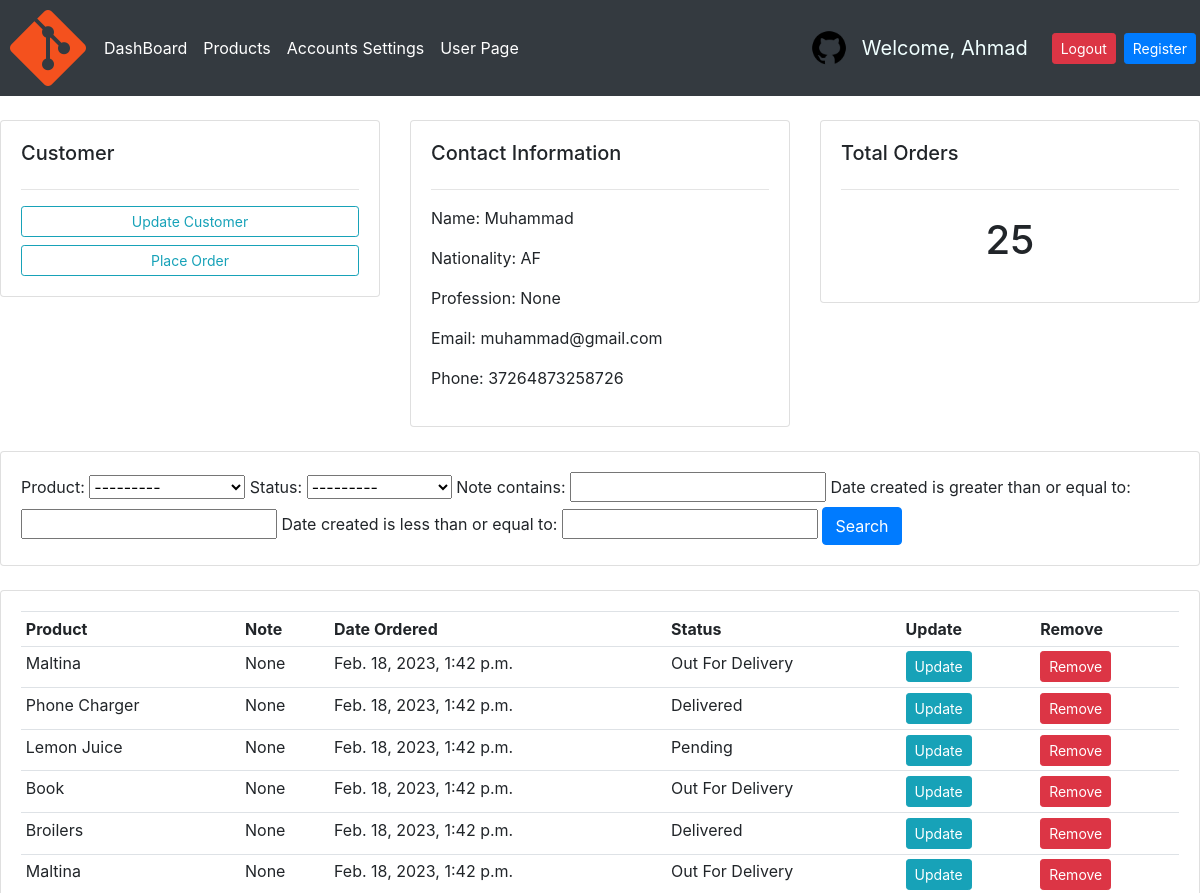
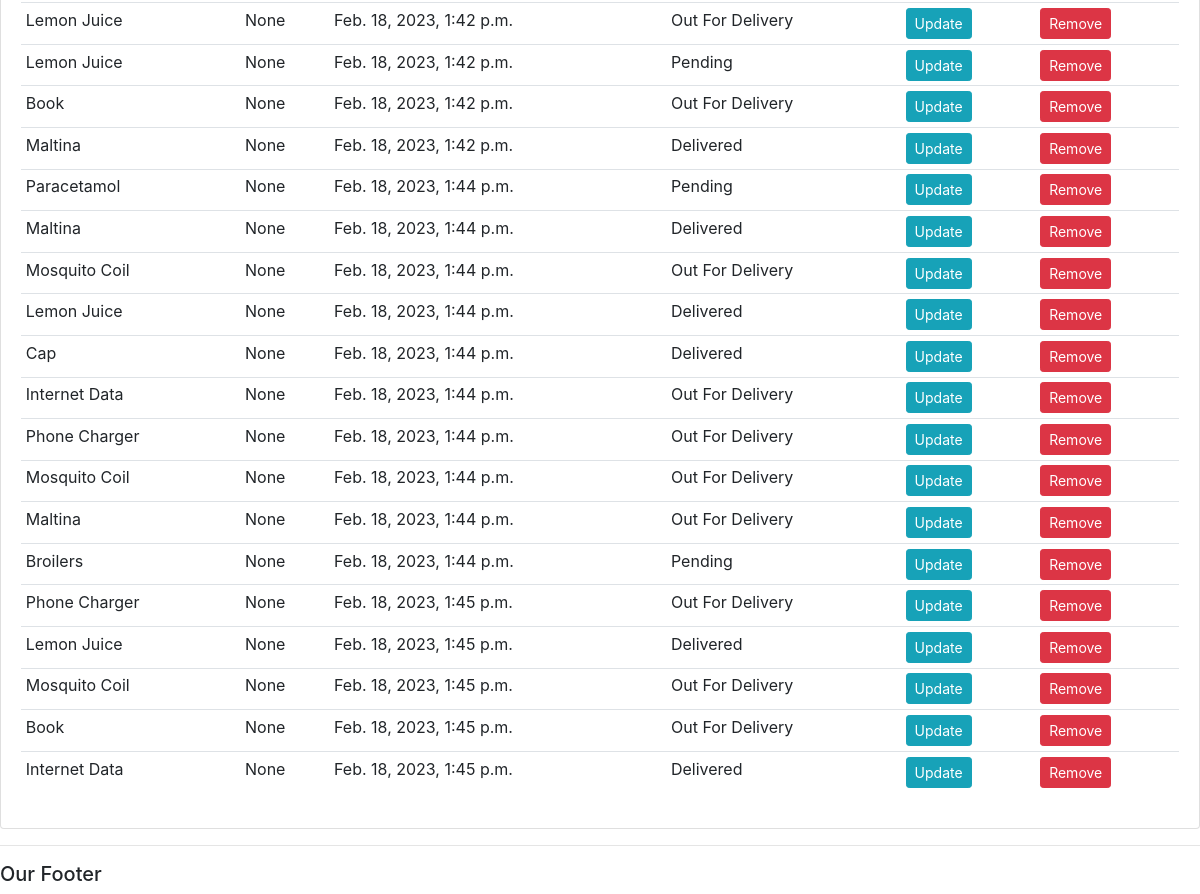
The app's page /customer/13 (signed in) with its own data (2 pictures, top to bottom).
### accounts/models.py (models this page shows, shortened)
class Customer(models.Model):
    user = models.OneToOneField(User, null=True, blank=True, on_delete=models.CASCADE)
    name = models.CharField(max_length=200, null=True)
    email = models.EmailField(max_length=200, null=True)
    phone = models.CharField(max_length=200, null=True)
    profile_pic = models.ImageField(default='github.png', null=True, blank=True)
    country = CountryField(blank_label='Select Country', null=True)
    profession = models.CharField(max_length=100, blank=True, null=True)
    date_created = models.DateTimeField(auto_now_add=True, null=True)

class Order(models.Model):
    STATUS = (
        ('Pending', 'Pending',),
        ('Out For Delivery', 'Out For Delivery'),
        ('Delivered', 'Delivered'),
    )
    customer = models.ForeignKey(Customer, null=True, on_delete=models.SET_NULL)
    product = models.ForeignKey(Product, null=True, on_delete=models.SET_NULL)
    date_created = models.DateTimeField(auto_now_add=True, null=True)
    status = models.CharField(max_length=200, null=True, choices=STATUS)
    note = models.CharField(max_length=1000, null=True)

class Product(models.Model):
    CATEGORY = (
        ('Indoor', 'Indoor'),
        ('Out Door', 'Out Door')
    )
    name = models.CharField(max_length=200, null=True)
    price = models.FloatField(null=True)
    category = models.CharField(max_length=200, null=True, choices=CATEGORY)
    description = models.CharField(max_length=200, null=True, blank=True)
    date_created = models.DateTimeField(auto_now_add=True, null=True)
    tags = models.ManyToManyField(Tag)
    def __str__(self):
        return self.name

### accounts/decorators.py (the view)
        def wrapper_func(request, *args, **kwargs):
            group = None
            if request.user.groups.exists():
                group = request.user.groups.all()[0].name
            if group in allowed_roles:
                return view_func(request, *args, **kwargs)
            else:
                return HttpResponse('Sorry,You are not allowed to view this Page. Only Customers are allowed to view this Page!')

### accounts/views.py (called while the page is built)
@login_required(login_url='login')
@allowed_users(allowed_roles=['admin'])
def customer(request, pk_test):
    customer = Customer.objects.get(id=pk_test)
    orders = customer.order_set.all()
    order_count = orders.count()
    myFilter = OrderFilter(request.GET, queryset=orders)
    orders = myFilter.qs
    context = {'customer' : customer, 'orders' : orders, 'order_count' : order_count, 'myFilter' : myFilter}
    return render(request, 'accounts/customer.html', context)

### accounts/templates/accounts/customer.html
{% extends 'accounts/main.html' %}
{% block content %}
<br>
<div class="row">
    <div class="col-md">
        <div class="card card-body">
            <h5>Customer</h5>
            <hr>
            <a class="btn btn-outline-info  btn-sm btn-block" href="">Update Customer</a>
            <a class="btn btn-outline-info  btn-sm btn-block" href="{% url 'create_order' customer.id %}">Place Order</a>
        </div>
    </div>
    <div class="col-md">
        <div class="card card-body">
            <h5>Contact Information</h5>
            <hr>
            <p>Name: {{customer.name}}</p>
            <p>Nationality: {{customer.country}}</p>
            <p>Profession: {{customer.profession}}</p>
            <p>Email: {{customer.email}}</p>
            <p>Phone: {{customer.phone}}</p>
        </div>
    </div>
    <div class="col-md">
        <div class="card card-body">
            <h5>Total Orders</h5>
            <hr>
            <h1 style="text-align: center; padding: 10px">{{order_count}}</h1>
        </div>
    </div>
</div>
<br>
<div class="row">
    <div class="col">
        <div class="card card-body">
            <form method="GET">
              {{myFilter.form}}
            <button class="btn btn-primary" type="submit">Search</button>
            </form>
        </div>
    </div>
</div>
<br>
<div class="row">
    <div class="col-md">
        <div class="card card-body">
            <table class="table table-sm">
                <tr>
                    <th>Product</th>
                    <th>Note</th>
                    <th>Date Ordered</th>
                    <th>Status</th>
                    <th>Update</th>
                    <th>Remove</th>
                </tr>
            {% for order in orders %}
                <tr>
                    <td>{{order.product}}</td>
                    <td>{{order.note}}</td>
                    <td>{{order.date_created}}</td>
                    <td>{{order.status}}</td>
                    <td><a class="btn btn-sm btn-info" color="green" href="{% url 'update_order' order.id %}"">Update</a></td>
                    <td><a class="btn btn-sm btn-danger" href="{% url 'delete_order' order.id %}">Remove</a></td>
                </tr>
            {% endfor %}
            </table>
        </div>
    </div>
</div>
{% endblock content %}

### accounts/templates/accounts/navbar.html (shortened to what this page needs)
{% load static %}
<nav class="navbar navbar-expand-lg p-0 navbar-dark bg-dark">
    <img src="{% static 'images/git.png' %}">
    <div class="collapse navbar-collapse" id="navbarNavDropdown">
      <ul class="navbar-nav">
        {% if request.user.is_staff %}
        <li class="nav-item active">
          <a class="nav-link" href="{% url 'home' %}">DashBoard</a>
        </li>
        <li class="nav-item active">
          <a class="nav-link" href="{% url 'products' %}">Products</a>
        </li>
        <li class="nav-item active">
          <a class="nav-link" href="{% url 'account' %}">Accounts Settings</a>
        </li>
        <li class="nav-item active">
          <a class="nav-link" href="{% url 'user-page' %}">User Page</a>
        </li>
        {% else %}
        <li class="nav-item">
          <a class="nav-link" href="/">Settings</a>
        </li>
        {% endif %}
      </ul>
    </div>
    <img id="pic" class="profile-pic p-1 m-2" src="{{request.user.customer.profile_pic.url}}">
    <span class="hello-msg">Welcome, {{request.user}}</span>
    <button class="btn btn-danger btn-sm m-1 " href="{% url 'logout' %}">Logout</button>
    <button class="btn btn-primary btn-sm m-1" href="{% url 'register' %}">Register</button>
</nav>

### static/css/main.css (style rules this page uses)
body { background-color: #fff; }

### accounts/templates/accounts/navbar.html (style rules this page uses)
.hello-msg { font-size: 20px; color: azure; margin-right: 20px; box-shadow: none; }
#pic { height: 50px; width: 50px; border-radius: 50%; }

### records on screen
Customer: name "Muhammad", country "AF", profession "None", email "muhammad@gmail.com", phone "37264873258726"
Order: product "Maltina", note "None", date_created "Feb. 18, 2023, 1:42 p.m.", status "Out For Delivery"
Order: product "Phone Charger", note "None", date_created "Feb. 18, 2023, 1:42 p.m.", status "Delivered"
Order: product "Lemon Juice", note "None", date_created "Feb. 18, 2023, 1:42 p.m.", status "Pending"
Order: product "Book", note "None", date_created "Feb. 18, 2023, 1:42 p.m.", status "Out For Delivery"
Order: product "Broilers", note "None", date_created "Feb. 18, 2023, 1:42 p.m.", status "Delivered"
Order: product "Maltina", note "None", date_created "Feb. 18, 2023, 1:42 p.m.", status "Out For Delivery"
Order: product "Lemon Juice", note "None", date_created "Feb. 18, 2023, 1:42 p.m.", status "Out For Delivery"
Order: product "Lemon Juice", note "None", date_created "Feb. 18, 2023, 1:42 p.m.", status "Pending"
Order: product "Book", note "None", date_created "Feb. 18, 2023, 1:42 p.m.", status "Out For Delivery"
Order: product "Maltina", note "None", date_created "Feb. 18, 2023, 1:42 p.m.", status "Delivered"
Order: product "Paracetamol", note "None", date_created "Feb. 18, 2023, 1:44 p.m.", status "Pending"
Order: product "Maltina", note "None", date_created "Feb. 18, 2023, 1:44 p.m.", status "Delivered"
Order: product "Mosquito Coil", note "None", date_created "Feb. 18, 2023, 1:44 p.m.", status "Out For Delivery"
Order: product "Lemon Juice", note "None", date_created "Feb. 18, 2023, 1:44 p.m.", status "Delivered"
Order: product "Cap", note "None", date_created "Feb. 18, 2023, 1:44 p.m.", status "Delivered"
Order: product "Internet Data", note "None", date_created "Feb. 18, 2023, 1:44 p.m.", status "Out For Delivery"
Order: product "Phone Charger", note "None", date_created "Feb. 18, 2023, 1:44 p.m.", status "Out For Delivery"
Order: product "Mosquito Coil", note "None", date_created "Feb. 18, 2023, 1:44 p.m.", status "Out For Delivery"
Order: product "Maltina", note "None", date_created "Feb. 18, 2023, 1:44 p.m.", status "Out For Delivery"
Order: product "Broilers", note "None", date_created "Feb. 18, 2023, 1:44 p.m.", status "Pending"
Order: product "Phone Charger", note "None", date_created "Feb. 18, 2023, 1:45 p.m.", status "Out For Delivery"
Order: product "Lemon Juice", note "None", date_created "Feb. 18, 2023, 1:45 p.m.", status "Delivered"
Order: product "Mosquito Coil", note "None", date_created "Feb. 18, 2023, 1:45 p.m.", status "Out For Delivery"
Order: product "Book", note "None", date_created "Feb. 18, 2023, 1:45 p.m.", status "Out For Delivery"
Order: product "Internet Data", note "None", date_created "Feb. 18, 2023, 1:45 p.m.", status "Delivered"

### other values on screen
{{ request.user }} "Ahmad"
{{ order_count }} "25"
